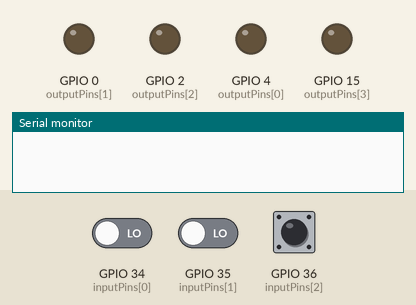
The sketch below on a simulated ESP32. On the bench: output pins drawn as LEDs (lit = HIGH), the last lines printed to the serial monitor. Inputs (shaded band) come from the test bench; at power-on: GPIO 34 (inputPins[0]) LOW, GPIO 35 (inputPins[1]) LOW, GPIO 36 (inputPins[2]) HIGH.

Above: at 1.2 s.
1.3 s: GPIO 34 (inputPins[0]) driven HIGH
At 2.5 s:
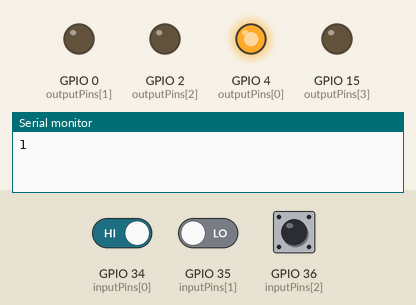
2.8 s: GPIO 35 (inputPins[1]) driven HIGH
At 3.25 s:
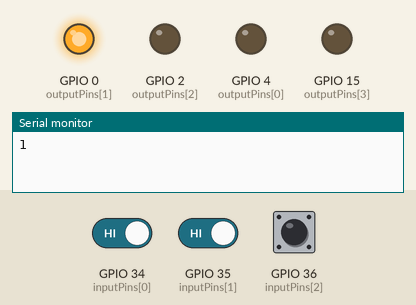
5.8 s: GPIO 35 (inputPins[1]) driven LOW
At 6.05 s:
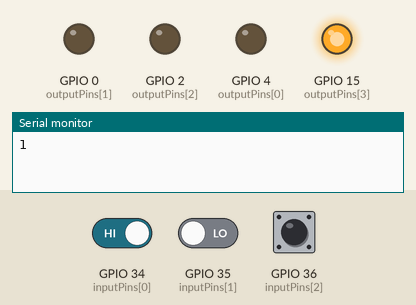
Timing chart, 0 to 9.6 s (numbered marks = the images above; inputs shaded):
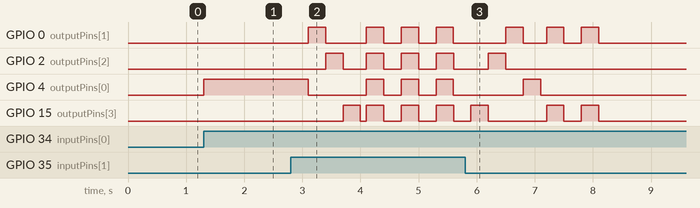

Measured:
- after the input at 1.3 s, GPIO 4 (outputPins[0]): LOW → HIGH at once
- after the input at 2.8 s, GPIO 0 (outputPins[1]): LOW → HIGH after 0.30 s, → LOW 0.30 s later, → HIGH 0.70 s later, → LOW 0.30 s later, … (8 changes in this stretch); GPIO 2 (outputPins[2]): LOW → HIGH after 0.60 s, → LOW 0.30 s later, → HIGH 0.40 s later, → LOW 0.30 s later, … (8 changes in this stretch)
- after the input at 5.8 s, GPIO 15 (outputPins[3]): goes on until 8.1 s, then stays LOW

The sketch:

main.ino
```cpp
void setup() {
    // 輸出端口
    byte outputPins[4] = {4, 0, 2, 15};
    // 初始化: 設定PinMode
    for (int i = 0;i<4;i++) pinMode(outputPins[i], OUTPUT);
    // 輸入端口
    byte inputPins[4] = {34, 35, 36, 39};
    // 初始化: 設定PinMode
    for (int i = 0;i<4;i++) pinMode(inputPins[i], INPUT);
    // 開啟序列埠傳輸，鮑率為115200
    Serial.begin(115200);
}

// 儲存功能三的燈泡開關狀態
bool tf = false;
void loop() {
    // 功能一
    if (digitalRead(36) == 0) {
        // 消除開關彈跳
        delay(20);
        if (digitalRead(36) == 0) {
            while (digitalRead(36) == 0);
            // 定義輸出端口
            byte pins[4] = {4, 0, 2, 15};
            // 以迴圈把燈泡從左邊到右邊輪流點亮
            for (int i = 0; i < 4;i++) {
                // 先讓燈泡全暗
                for (int j = 0;j<4;j++) digitalWrite(pins[j], 0);
                // 再讓單個燈泡亮起
                digitalWrite(pins[i], 1);
                // 延遲300ms
                delay(300);
            }
            // 以迴圈把燈泡從右邊到左邊輪流點亮
            for (int i = 2; i >= 0;i--) {
                // 先讓燈泡全暗
                for (int j = 0;j<4;j++) digitalWrite(pins[j], 0);
                // 再讓單個燈泡亮起
                digitalWrite(pins[i], 1);
                // 延遲300ms
                delay(300);
            }
            // 把最後一個單亮的的燈泡熄滅
            digitalWrite(4, 0);
        }
    }
    // 功能三
    else if (digitalRead(34) == 0) {
        // 消除開關彈跳
        delay(20);
        if (digitalRead(34) == 0) {
            while (digitalRead(34) == 0);
            // 反轉燈泡開關狀態
            tf = !tf;
            // 如果反轉後的燈泡開關狀態為true，就開燈
            if (tf) {
                Serial.println(1);
                digitalWrite(4, 1);
            }
            // 否則(如果反轉後的燈泡開關狀態為false)，關燈
            else {
                Serial.println(0);
                digitalWrite(4, 0);
            }
        }
    }
    // 功能四
    else if (digitalRead(35) == 0) {
        // 消除開關彈跳
        delay(20);
        if (digitalRead(35) == 0) {
            while (digitalRead(35) == 0);

            // 單燈右移
            byte pins[4] = {4, 0, 2, 15};
            for (int i = 0; i < 4;i++) {
                for (int j = 0;j<4;j++) digitalWrite(pins[j], 0);
                digitalWrite(pins[i], 1);
                delay(300);
            }
            digitalWrite(15, LOW);
            delay(100);
            // 全部電燈一起閃爍三次
            for (int i = 0; i < 3;i++) {
                for (int j = 0;j<4;j++) digitalWrite(pins[j], 1);
                delay(300);
                for (int j = 0;j<4;j++) digitalWrite(pins[j], 0);
                delay(300);
            }
            // 單燈左移
            for (int i = 3; i >= 0;i--) {
                for (int j = 0;j<4;j++) digitalWrite(pins[j], 0);
                digitalWrite(pins[i], 1);
                delay(300);
            }
            digitalWrite(4, LOW);
            delay(100);
            // 腳位0、15同時閃爍兩次
            for (int i = 0; i < 2;i++){
                digitalWrite(0, HIGH);
                digitalWrite(15, HIGH);
                delay(300);
                digitalWrite(0, LOW);
                digitalWrite(15, LOW);
                delay(300);
            }
        }
    }
    // 功能二
    // 如果按鈕持續被按下(腳位39的電位都是在低電位)
    else if (digitalRead(39) == 0) {
        digitalWrite(15, 1); // 點亮電燈
    }
    // 如果按鈕沒有持續被按下(腳位39的電位都是在高電位)
    else if (digitalRead(39) == 1) {
        digitalWrite(15, 0); // 熄滅電燈
    }
    // 此功能的判斷式需要放在後面，因為如果按鈕沒有被按下，腳位39就會是高電位
    // 就會符合條件(digitalRead(39) == 1)而進入判斷式，而導致後面的按鈕偵測失效，不能觸發對應功能
}
```
